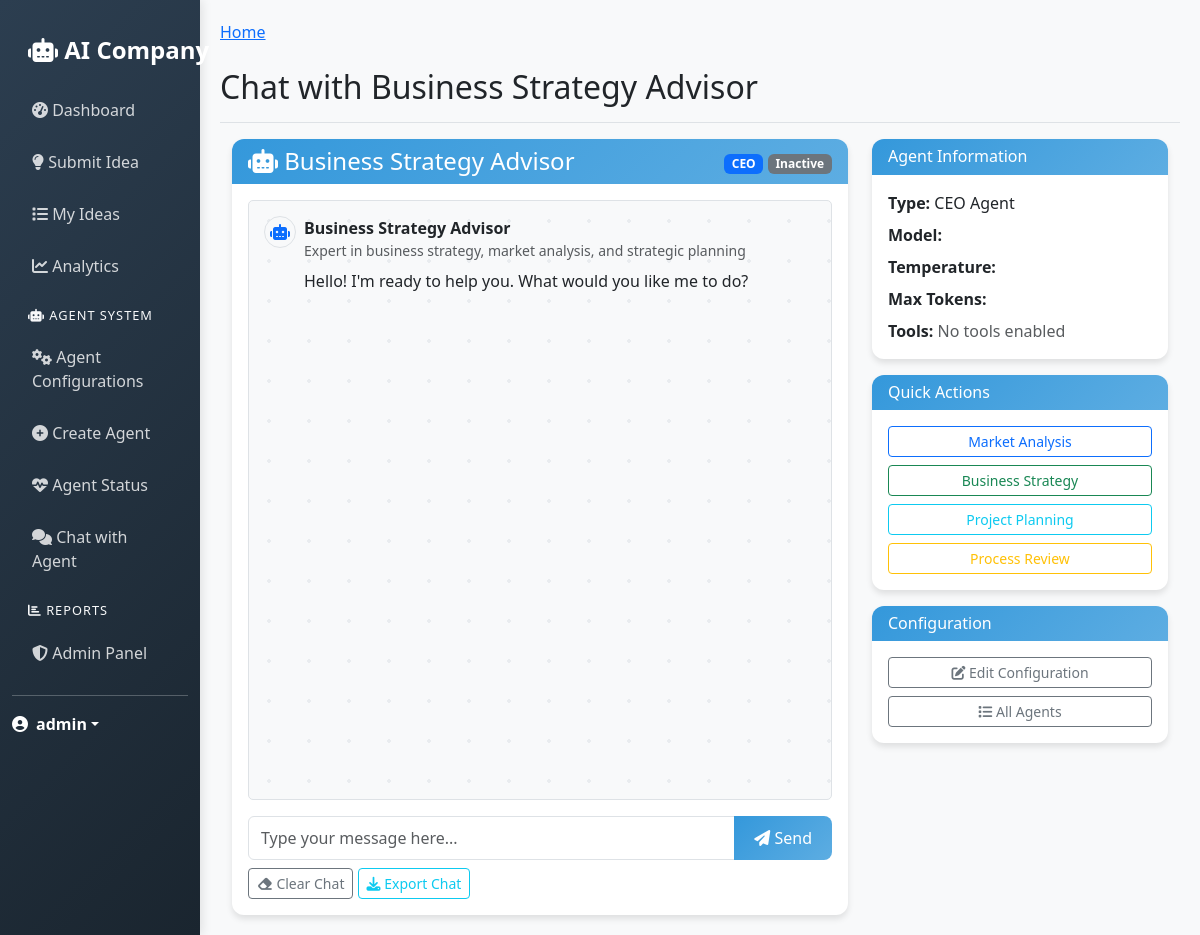
The app's page /agents/execute/1/ (signed in) with its own data.
### agent_system/models.py (models this page shows, shortened)
class AgentConfiguration(models.Model):
    AGENT_TYPES = [
        ('CEO', 'CEO Agent'),
        ('MARKET_RESEARCH', 'Market Research Agent'),
        ('FINANCIAL_ANALYST', 'Financial Analyst Agent'),
        ('TECHNICAL_LEAD', 'Technical Lead Agent'),
        ('RISK_ANALYST', 'Risk Analyst Agent'),
        ('MARKETING_STRATEGIST', 'Marketing Strategist Agent'),
        ('IDEA_GENERATOR', 'Idea Generator Agent'),
    ]
    STATUS_CHOICES = [
        ('active', 'Active'),
        ('inactive', 'Inactive'),
        ('maintenance', 'Under Maintenance'),
        ('testing', 'Testing'),
    ]
    agent_type = models.CharField(max_length=50, choices=AGENT_TYPES, unique=True)
    name = models.CharField(max_length=100)
    description = models.TextField()
    version = models.CharField(max_length=20, default="1.0.0")
    status = models.CharField(max_length=20, choices=STATUS_CHOICES, default='active')
    llm_provider = models.ForeignKey(LLMProvider, on_delete=models.CASCADE)
    model_name = models.CharField(max_length=100, help_text="Specific model to use")
    temperature = models.FloatField(default=0.7, validators=[MinValueValidator(0.0), MaxValueValidator(2.0)])
    max_tokens = models.IntegerField(default=4000)
    top_p = models.FloatField(default=1.0, validators=[MinValueValidator(0.0), MaxValueValidator(1.0)])
    frequency_penalty = models.FloatField(default=0.0, validators=[MinValueValidator(-2.0), MaxValueValidator(2.0)])
    presence_penalty = models.FloatField(default=0.0, validators=[MinValueValidator(-2.0), MaxValueValidator(2.0)])
    capabilities = models.JSONField(default=list, help_text="List of agent capabilities")
    required_data_sources = models.JSONField(default=list)
    tags = models.JSONField(default=list, help_text="Tags for categorization")
    timeout_seconds = models.IntegerField(default=30)
    max_retries = models.IntegerField(default=3)
    retry_delay_seconds = models.IntegerField(default=5)
    created_by = models.ForeignKey(User, on_delete=models.SET_NULL, null=True, related_name='created_agents')
    updated_by = models.ForeignKey(User, on_delete=models.SET_NULL, null=True, related_name='updated_agents')
    created_at = models.DateTimeField(auto_now_add=True)
    updated_at = models.DateTimeField(auto_now=True)
    class Meta:
        ordering = ['agent_type']

### agent_system/views.py (the view, shortened to what this page needs)
# urls.py: path('execute/<int:config_id>/', views.execute_agent, name='execute_agent'),
@login_required
def execute_agent(request, config_id):
    config = get_object_or_404(AgentConfiguration, id=config_id)
    context = {
        'config': config,
        'title': f'Chat with {config.name}'
    }
    return render(request, 'agent_system/execute.html', context)

### agent_system/templates/agent_system/execute.html (shortened to what this page needs)
{% extends 'base.html' %}
{% load static %}
{% block content %}
<div class="container-fluid">
    <div class="row">
        <div class="col-md-8">
            <div class="card">
                <div class="card-header d-flex justify-content-between align-items-center">
                    <h4 class="mb-0">
                        <i class="fas fa-robot"></i> {{ config.name }}
                    </h4>
                    <div>
                        <span class="badge bg-primary">{{ config.agent_type }}</span>
                        {% if config.is_active %}
                            <span class="badge bg-success">Active</span>
                        {% else %}
                            <span class="badge bg-secondary">Inactive</span>
                        {% endif %}
                    </div>
                </div>
                <div class="card-body">
                    <div class="chat-container" id="chatContainer" style="height: 600px; overflow-y: auto; border: 1px solid #dee2e6; border-radius: 5px; padding: 15px; background-color: #f8f9fa;">
                        <div class="chat-message system-message mb-3">
                            <div class="d-flex align-items-start">
                                <div class="avatar me-2">
                                    <i class="fas fa-robot text-primary"></i>
                                </div>
                                <div class="message-content">
                                    <strong>{{ config.name }}</strong>
                                    <div class="text-muted small">{{ config.description }}</div>
                                    <div class="mt-2">Hello! I'm ready to help you. What would you like me to do?</div>
                                </div>
                            </div>
                        </div>
                    </div>
                    <div class="input-group mt-3">
                        <input type="text" class="form-control" id="userInput"
                               placeholder="Type your message here..." onkeypress="handleKeyPress(event)">
                        <button class="btn btn-primary" type="button" onclick="sendMessage()">
                            <i class="fas fa-paper-plane"></i> Send
                        </button>
                    </div>
                    <div class="mt-2">
                        <button type="button" class="btn btn-sm btn-outline-secondary" onclick="clearChat()">
                            <i class="fas fa-eraser"></i> Clear Chat
                        </button>
                        <button type="button" class="btn btn-sm btn-outline-info" onclick="exportChat()">
                            <i class="fas fa-download"></i> Export Chat
                        </button>
                    </div>
                </div>
            </div>
        </div>
        <div class="col-md-4">
            <div class="card mb-3">
                <div class="card-header">
                    <h6 class="mb-0">Agent Information</h6>
                </div>
                <div class="card-body">
                    <div class="row">
                        <div class="col-12 mb-2">
                            <strong>Type:</strong> {{ config.get_agent_type_display }}
                        </div>
                        <div class="col-12 mb-2">
                            <strong>Model:</strong> {{ config.llm_config.model }}
                        </div>
                        <div class="col-12 mb-2">
                            <strong>Temperature:</strong> {{ config.llm_config.temperature }}
                        </div>
                        <div class="col-12 mb-2">
                            <strong>Max Tokens:</strong> {{ config.llm_config.max_tokens }}
                        </div>
                        <div class="col-12">
                            <strong>Tools:</strong>
                            {% for tool in config.enabled_tools %}
                                <span class="badge bg-secondary me-1">{{ tool }}</span>
                            {% empty %}
                                <span class="text-muted">No tools enabled</span>
                            {% endfor %}
                        </div>
                    </div>
                </div>
            </div>
            <div class="card mb-3">
                <div class="card-header">
                    <h6 class="mb-0">Quick Actions</h6>
                </div>
                <div class="card-body">
                    <div class="d-grid gap-2">
                        <button class="btn btn-outline-primary btn-sm" onclick="sendQuickMessage('Analyze the current market trends')">
                            Market Analysis
                        </button>
                        <button class="btn btn-outline-success btn-sm" onclick="sendQuickMessage('Generate a business strategy')">
                            Business Strategy
                        </button>
                        <button class="btn btn-outline-info btn-sm" onclick="sendQuickMessage('Create a project plan')">
                            Project Planning
                        </button>
                        <button class="btn btn-outline-warning btn-sm" onclick="sendQuickMessage('Review and optimize current processes')">
                            Process Review
                        </button>
                    </div>
                </div>
            </div>
            <div class="card">
                <div class="card-header">
                    <h6 class="mb-0">Configuration</h6>
                </div>
                <div class="card-body">
                    <div class="d-grid gap-2">
                        <a href="{% url 'agent_system:config_edit' config.id %}" class="btn btn-outline-secondary btn-sm">
                            <i class="fas fa-edit"></i> Edit Configuration
                        </a>
                        <a href="{% url 'agent_system:config_list' %}" class="btn btn-outline-secondary btn-sm">
                            <i class="fas fa-list"></i> All Agents
                        </a>
                    </div>
                </div>
            </div>
        </div>
    </div>
</div>
{% endblock %}

### templates/base.html (shortened to what this page needs)
<!DOCTYPE html>
<html lang="en">
<head>
    <link href="https://cdn.jsdelivr.net/npm/bootstrap@5.3.0/dist/css/bootstrap.min.css" rel="stylesheet">
    <link href="https://cdnjs.cloudflare.com/ajax/libs/font-awesome/6.4.0/css/all.min.css" rel="stylesheet">
</head>
<body>
    <div class="container-fluid">
        <div class="row">
            <nav class="col-lg-2 d-lg-block sidebar" id="sidebar">
                <div class="position-sticky pt-3">
                    <a href="{% url 'dashboard:dashboard' %}" class="navbar-brand d-none d-lg-block text-white text-decoration-none p-3">
                        <i class="fas fa-robot"></i> AI Company
                    </a>
                    <ul class="nav flex-column">
                        <li class="nav-item">
                            <a class="nav-link {% if request.resolver_match.url_name == 'dashboard' %}active{% endif %}"
                               href="{% url 'dashboard:dashboard' %}">
                                <i class="fas fa-tachometer-alt"></i> Dashboard
                            </a>
                        </li>
                        <li class="nav-item">
                            <a class="nav-link {% if request.resolver_match.url_name == 'submit_idea' %}active{% endif %}"
                               href="{% url 'dashboard:submit_idea' %}">
                                <i class="fas fa-lightbulb"></i> Submit Idea
                            </a>
                        </li>
                        <li class="nav-item">
                            <a class="nav-link {% if request.resolver_match.url_name == 'ideas_list' %}active{% endif %}"
                               href="{% url 'dashboard:ideas_list' %}">
                                <i class="fas fa-list"></i> My Ideas
                            </a>
                        </li>
                        <li class="nav-item">
                            <a class="nav-link {% if request.resolver_match.url_name == 'analytics' %}active{% endif %}"
                               href="{% url 'dashboard:analytics' %}">
                                <i class="fas fa-chart-line"></i> Analytics
                            </a>
                        </li>
                        <li class="nav-item mt-3">
                            <h6 class="text-light text-uppercase px-3 mb-2" style="font-size: 0.8em; letter-spacing: 1px;">
                                <i class="fas fa-robot"></i> Agent System
                            </h6>
                        </li>
                        <li class="nav-item">
                            <a class="nav-link {% if 'agent_system:config_list' in request.resolver_match.url_name %}active{% endif %}"
                               href="{% url 'agent_system:config_list' %}">
                                <i class="fas fa-cogs"></i> Agent Configurations
                            </a>
                        </li>
                        <li class="nav-item">
                            <a class="nav-link {% if 'agent_system:config_create' in request.resolver_match.url_name %}active{% endif %}"
                               href="{% url 'agent_system:config_create' %}">
                                <i class="fas fa-plus-circle"></i> Create Agent
                            </a>
                        </li>
                        <li class="nav-item">
                            <a class="nav-link {% if 'agent_system:agent_status' in request.resolver_match.url_name %}active{% endif %}"
                               href="{% url 'agent_system:agent_status' %}">
                                <i class="fas fa-heartbeat"></i> Agent Status
                            </a>
                        </li>
                        <li class="nav-item">
                            <a class="nav-link" href="#" onclick="showAgentQuickSelect()">
                                <i class="fas fa-comments"></i> Chat with Agent
                            </a>
                        </li>
                        <li class="nav-item mt-3">
                            <h6 class="text-light text-uppercase px-3 mb-2" style="font-size: 0.8em; letter-spacing: 1px;">
                                <i class="fas fa-chart-bar"></i> Reports
                            </h6>
                        </li>
                        {% if user.is_staff %}
                        <li class="nav-item">
                            <a class="nav-link" href="{% url 'admin:index' %}">
                                <i class="fas fa-shield-alt"></i> Admin Panel
                            </a>
                        </li>
                        {% endif %}
                    </ul>
                    <hr class="text-light">
                    <div class="dropdown">
                        <a href="#" class="d-flex align-items-center text-white text-decoration-none dropdown-toggle"
                           id="dropdownUser" data-bs-toggle="dropdown">
                            <i class="fas fa-user-circle me-2"></i>
                            <strong>{{ user.get_full_name|default:user.username }}</strong>
                        </a>
                    </div>
                </div>
            </nav>
            <main class="col-lg-10 ms-lg-auto main-content">
                <div class="pt-3 pt-lg-0">
                    <nav aria-label="breadcrumb" class="mb-4">
                        <ol class="breadcrumb">
                            <li class="breadcrumb-item"><a href="{% url 'dashboard:dashboard' %}">Home</a></li>
                        </ol>
                    </nav>
                    <div class="d-flex justify-content-between flex-wrap flex-md-nowrap align-items-center pb-2 mb-3 border-bottom">
                        <h1 class="h2">{% block page_title %}{{ title }}{% endblock %}</h1>
                    </div>
                    <div class="fade-in">
                        {% block content %}{% endblock %}
                    </div>
                </div>
            </main>
        </div>
    </div>
</body>
</html>

### templates/base.html (style rules this page uses)
:root { --primary-color: #2c3e50; --secondary-color: #3498db; --accent-color: #e74c3c; --success-color: #27ae60; --warning-color: #f39c12; --dark-color: #1a252f; --light-color: #ecf0f1; }
body { background-color: #f8f9fa; font-family: 'Segoe UI', Tahoma, Geneva, Verdana, sans-serif; }
.sidebar { background: linear-gradient(135deg, var(--primary-color), var(--dark-color)); min-height: 100vh; box-shadow: 2px 0 10px rgba(0,0,0,0.1); }
.sidebar .nav-link { color: rgba(255,255,255,0.8); padding: 12px 20px; margin: 2px 0; border-radius: 8px; transition: all 0.3s ease; }
.main-content { padding: 20px; }
.card { border: none; border-radius: 12px; box-shadow: 0 4px 6px rgba(0,0,0,0.1); transition: transform 0.2s ease, box-shadow 0.2s ease; }
.card-header { background: linear-gradient(135deg, var(--secondary-color), #5dade2); color: white; border-radius: 12px 12px 0 0 !important; border: none; }
.btn-primary { background: linear-gradient(135deg, var(--secondary-color), #5dade2); border: none; border-radius: 8px; padding: 10px 20px; transition: all 0.3s ease; }
.navbar-brand { font-weight: 700; font-size: 1.5em; }
.fade-in { animation: fadeIn 0.5s ease-in; }

### agent_system/templates/agent_system/execute.html (style rules this page uses)
.chat-container { background-image: radial-gradient(circle at 20px 20px, #e9ecef 2px, transparent 2px); background-size: 40px 40px; }
.avatar { width: 32px; height: 32px; display: flex; align-items: center; justify-content: center; border-radius: 50%; background-color: #f8f9fa; border: 1px solid #dee2e6; }

### records on screen
AgentConfiguration: name "Business Strategy Advisor", agent_type "CEO", description "Expert in business strategy, market analysis, and strategic planning", agent_type "CEO Agent"

### other values on screen
{{ user.get_full_name|default:user.username }} "admin"
{{ title }} "Chat with Business Strategy Advisor"
